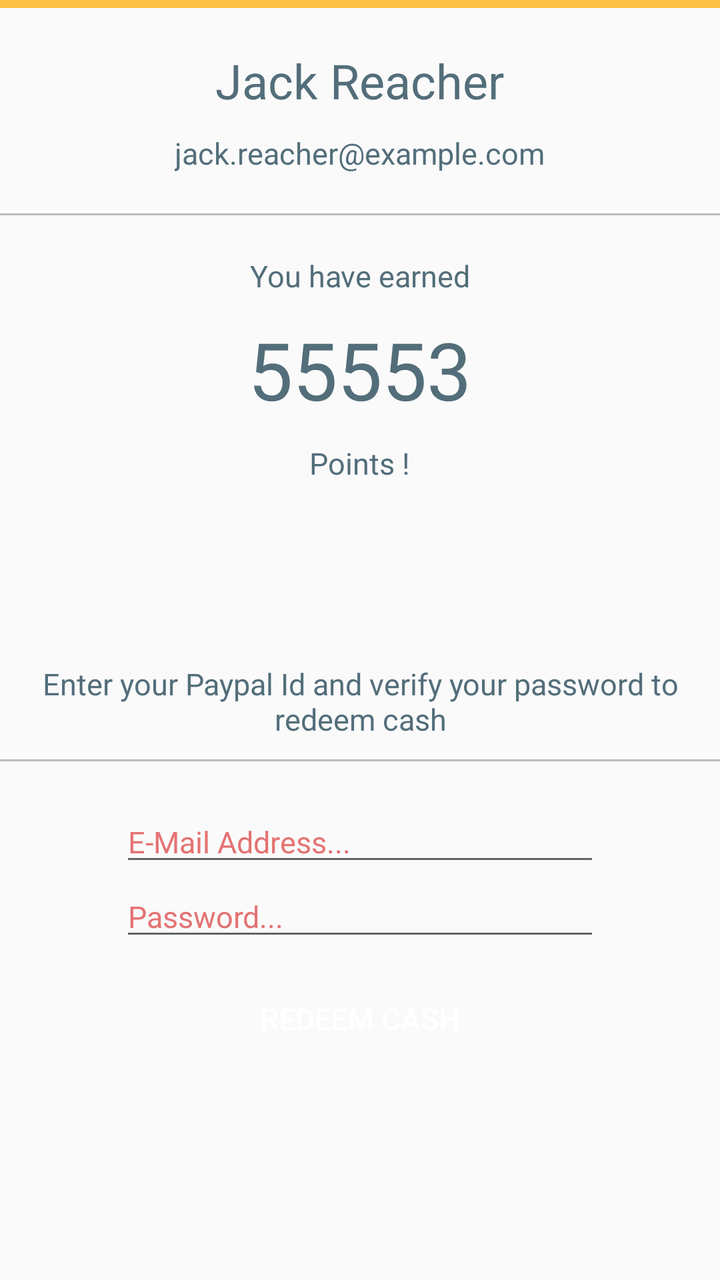
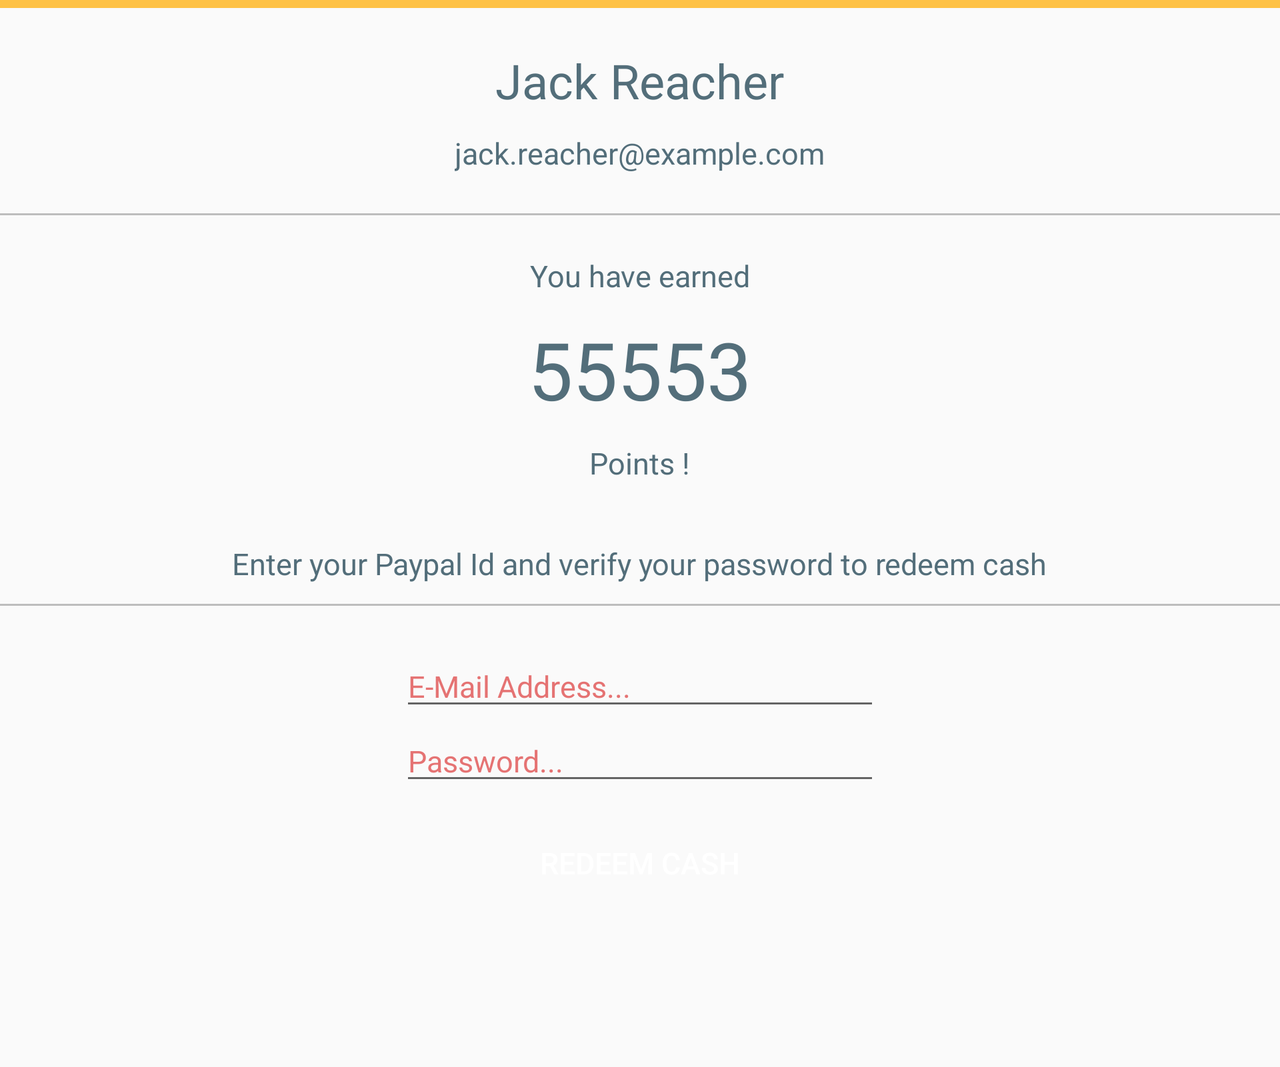

First picture: res/layout/ on a phone held upright. Second picture: the repository's own variant of that layout, on a device whose configuration matches the variant's folder. Source for both follows.
<!-- AndroidManifest.xml: application theme AppTheme -->
<!-- res/layout/user_profile_redeem_fragment.xml -->
<?xml version="1.0" encoding="utf-8"?>
<ScrollView xmlns:android="http://schemas.android.com/apk/res/android"
    android:layout_height="match_parent" android:layout_width="match_parent" android:fillViewport="true">

    <RelativeLayout xmlns:android="http://schemas.android.com/apk/res/android"
        android:layout_width="match_parent" android:layout_height="wrap_content">

        <View
            android:id="@+id/user_profile_redeem_line_seperator_main"
            android:layout_width="match_parent"
            android:layout_height="@dimen/fourDpDimension"
            android:layout_alignParentTop="true"
            android:layout_centerHorizontal="true"
            android:background="@color/colorMainAccent"
            />

        <TextView
            android:id="@+id/user_profile_redeem_fragment_user_name"
            android:layout_width="wrap_content"
            android:layout_height="wrap_content"
            android:layout_below="@id/user_profile_redeem_line_seperator_main"
            android:text="Jack Reacher"
            android:layout_centerHorizontal="true"
            android:layout_marginTop="@dimen/twentyDpDimension"
            android:textSize="@dimen/twentyFourSpDimension"
            android:textColor="@color/textPrimaryColor"
            />

        <TextView
            android:id="@+id/user_profile_redeem_fragment_email"
            android:layout_width="wrap_content"
            android:layout_height="wrap_content"
            android:layout_below="@id/user_profile_redeem_fragment_user_name"
            android:layout_centerHorizontal="true"
            android:layout_marginTop="@dimen/tenDpDimension"
            android:text="jack.reacher@example.com"
            android:textSize="@dimen/fifteenSpDimension"
            android:textColor="@color/textPrimaryColor"
            />
        <ImageView
            android:id="@+id/user_profile_redeem_fragment_email_icon_view"
            android:layout_width="wrap_content"
            android:layout_height="wrap_content"
            android:contentDescription="@string/user_profile_fragment_email_icon_description"
            android:layout_below="@+id/user_profile_redeem_fragment_user_name"
            android:layout_alignTop="@+id/user_profile_redeem_fragment_email"
            android:layout_toLeftOf="@+id/user_profile_redeem_fragment_email"
            android:layout_toStartOf="@id/user_profile_redeem_fragment_email"
            android:src="@drawable/ic_user_screen_mail"
            />

        <View
            android:id="@+id/user_profile_redeem_line_seperator_main_1"
            android:layout_width="match_parent"
            android:layout_height="@dimen/oneDpDimension"
            android:layout_below="@+id/user_profile_redeem_fragment_email"
            android:layout_centerHorizontal="true"
            android:layout_marginTop="@dimen/twentyDpDimension"
            android:background="@color/dividerColor"
            />

        <TextView
            android:id="@+id/user_profile_redeem_fragment_points_earned_text1"
            android:layout_width="wrap_content"
            android:layout_height="wrap_content"
            android:layout_below="@id/user_profile_redeem_line_seperator_main_1"
            android:layout_centerHorizontal="true"
            android:layout_marginTop="@dimen/twentyDpDimension"
            android:text="@string/user_profile_redeem_fragment_points_earned_text1"
            android:textSize="@dimen/fifteenSpDimension"
            android:textColor="@color/textPrimaryColor"
            />
        <TextView
            android:id="@+id/user_profile_redeem_fragment_points_earned"
            android:layout_width="wrap_content"
            android:layout_height="wrap_content"
            android:layout_below="@id/user_profile_redeem_fragment_points_earned_text1"
            android:layout_centerHorizontal="true"
            android:layout_marginTop="@dimen/tenDpDimension"
            android:text="55553"
            android:textSize="@dimen/fourtySpDimension"
            android:textColor="@color/textPrimaryColor"
            />

        <TextView
            android:id="@+id/user_profile_redeem_fragment_points_earned_text2"
            android:layout_width="wrap_content"
            android:layout_height="wrap_content"
            android:layout_below="@id/user_profile_redeem_fragment_points_earned"
            android:layout_centerHorizontal="true"
            android:layout_marginTop="@dimen/tenDpDimension"
            android:text="@string/user_profile_redeem_fragment_points_earned_text2"
            android:textSize="@dimen/fifteenSpDimension"
            android:textColor="@color/textPrimaryColor"
            />



        <RelativeLayout
            android:id="@+id/user_profile_redeem_fragment_secondary_layout"
            android:layout_below="@+id/user_profile_redeem_fragment_points_earned_text2"
            android:layout_width="match_parent"
            android:layout_height="wrap_content"
            android:layout_marginTop="@dimen/seventyDpDimension"
            >
            <TextView
                android:id="@+id/user_profile_redeem_fragment_enter_details_text"
                android:layout_width="wrap_content"
                android:layout_height="wrap_content"
                android:layout_alignParentTop="true"
                android:layout_centerHorizontal="true"
                android:textAlignment="center"
                android:layout_marginTop="@dimen/twentyDpDimension"
                android:text="@string/user_profile_redeem_fragment_enter_details_text"
                android:textSize="@dimen/fifteenSpDimension"
                android:textColor="@color/textPrimaryColor"
                android:padding="@dimen/tenDpDimension"
                />

            <View
                android:id="@+id/user_profile_redeem_line_seperator_main_6"
                android:layout_width="match_parent"
                android:layout_height="@dimen/oneDpDimension"
                android:layout_below="@id/user_profile_redeem_fragment_enter_details_text"
                android:layout_centerHorizontal="true"
                android:background="@color/dividerColor"
                />

            <EditText
                android:id="@+id/user_profile_redeem_fragment_enter_paypal_edit_text"
                android:layout_width="@dimen/twoHunderedAndFourtyDpDimension"
                android:layout_height="wrap_content"
                android:layout_centerHorizontal="true"
                android:layout_below="@id/user_profile_redeem_line_seperator_main_6"
                android:textSize="@dimen/fifteenSpDimension"
                android:hint="@string/login_activity_email_edit_hint"
                android:textColorHint="@color/textSecondaryColor"
                android:textColor="@color/textPrimaryColor"
                android:drawableLeft="@drawable/ic_login_edit_email"
                android:drawableStart="@drawable/ic_login_edit_email"
                android:layout_marginTop="@dimen/twentyDpDimension"
                android:paddingRight="@dimen/twentyDpDimension"
                android:paddingEnd="@dimen/twentyDpDimension"
                android:inputType="textEmailAddress"
                />

            <EditText
                android:id="@+id/user_profile_redeem_fragment_enter_password_edit_text"
                android:layout_width="@dimen/twoHunderedAndFourtyDpDimension"
                android:layout_height="wrap_content"
                android:layout_centerHorizontal="true"
                android:layout_below="@+id/user_profile_redeem_fragment_enter_paypal_edit_text"
                android:textSize="@dimen/fifteenSpDimension"
                android:hint="@string/login_activity_password_edit_hint"
                android:textColorHint="@color/textSecondaryColor"
                android:textColor="@color/textPrimaryColor"
                android:drawableLeft="@drawable/ic_login_edit_password"
                android:drawableStart="@drawable/ic_login_edit_password"
                android:paddingRight="@dimen/twentyDpDimension"
                android:paddingEnd="@dimen/twentyDpDimension"
                android:inputType="textWebPassword"
                />

            <Button
                android:id="@+id/user_profile_redeem_fragment_redeem_button"
                android:layout_width="@dimen/twoHunderedAndFourtyDpDimension"
                android:layout_height="wrap_content"
                android:layout_below="@+id/user_profile_redeem_fragment_enter_password_edit_text"
                android:layout_alignLeft="@+id/user_profile_redeem_fragment_enter_password_edit_text"
                android:layout_alignStart="@+id/user_profile_redeem_fragment_enter_password_edit_text"
                android:text="@string/user_profile_fragment_redeem_cash_text"
                android:textAllCaps="true"
                android:textSize="@dimen/fifteenSpDimension"
                android:background="@drawable/main_button_selector"
                android:textColor="@color/white"
                android:layout_marginTop="@dimen/tenDpDimension"
                />




            <ProgressBar
                android:id="@+id/user_profile_fragment_progress_bar"
                android:layout_width="wrap_content"
                android:layout_height="wrap_content"
                android:layout_centerHorizontal="true"
                android:layout_marginTop="@dimen/tenDpDimension"
                android:layout_below="@id/user_profile_redeem_fragment_redeem_button"
                android:progressBackgroundTint="@color/colorMainPrimary"
                android:layout_marginBottom="@dimen/twentyDpDimension"
                android:visibility="invisible"
                />
        </RelativeLayout>

    </RelativeLayout>

</ScrollView>
<!-- resources referenced by this layout -->
<resources>
  <color name="colorMainAccent">#FEC246</color>
  <color name="colorMainPrimary">#E2615C</color>
  <color name="dividerColor">#BDBDBD</color>
  <color name="textPrimaryColor">#536E7A</color>
  <color name="textSecondaryColor">#e57373</color>
  <color name="white">#ffffff</color>
  <dimen name="fifteenSpDimension">15sp</dimen>
  <dimen name="fourDpDimension">4dp</dimen>
  <dimen name="fourtySpDimension">40sp</dimen>
  <dimen name="oneDpDimension">1dp</dimen>
  <dimen name="seventyDpDimension">60dp</dimen>
  <dimen name="tenDpDimension">10dp</dimen>
  <dimen name="twentyDpDimension">20dp</dimen>
  <dimen name="twentyFourSpDimension">24sp</dimen>
  <dimen name="twoHunderedAndFourtyDpDimension">240dp</dimen>
  <string name="login_activity_email_edit_hint">E-Mail Address...</string>
  <string name="login_activity_password_edit_hint">Password...</string>
  <string name="user_profile_fragment_email_icon_description">E-Mail</string>
  <string name="user_profile_fragment_redeem_cash_text">Redeem Cash</string>
  <string name="user_profile_redeem_fragment_enter_details_text">Enter your Paypal Id and verify your password to redeem cash</string>
  <string name="user_profile_redeem_fragment_points_earned_text1">You have earned</string>
  <string name="user_profile_redeem_fragment_points_earned_text2">Points !</string>
  <style name="AppTheme" parent="Theme.AppCompat.Light.NoActionBar">
          
          <item name="colorPrimary">@color/colorMainPrimary</item>
          <item name="colorPrimaryDark">@color/colorMainPrimaryDark</item>
          <item name="colorAccent">@color/colorMainAccent</item>
      </style>
  <color name="colorMainPrimaryDark">#D1514E</color>
</resources>
<!-- res/layout-land/user_profile_redeem_fragment.xml (the repository's variant of the layout above) -->
<!-- drawn on the phone turned sideways -->
<?xml version="1.0" encoding="utf-8"?>
<ScrollView xmlns:android="http://schemas.android.com/apk/res/android"
    android:layout_height="match_parent" android:layout_width="match_parent" android:fillViewport="true">

    <RelativeLayout xmlns:android="http://schemas.android.com/apk/res/android"
        android:layout_width="match_parent" android:layout_height="wrap_content">

        <View
            android:id="@+id/user_profile_redeem_line_seperator_main"
            android:layout_width="match_parent"
            android:layout_height="@dimen/fourDpDimension"
            android:layout_alignParentTop="true"
            android:layout_centerHorizontal="true"
            android:background="@color/colorMainAccent"
            />

        <TextView
            android:id="@+id/user_profile_redeem_fragment_user_name"
            android:layout_width="wrap_content"
            android:layout_height="wrap_content"
            android:layout_below="@id/user_profile_redeem_line_seperator_main"
            android:text="Jack Reacher"
            android:layout_centerHorizontal="true"
            android:layout_marginTop="@dimen/twentyDpDimension"
            android:textSize="@dimen/twentyFourSpDimension"
            android:textColor="@color/textPrimaryColor"
            />

        <TextView
            android:id="@+id/user_profile_redeem_fragment_email"
            android:layout_width="wrap_content"
            android:layout_height="wrap_content"
            android:layout_below="@id/user_profile_redeem_fragment_user_name"
            android:layout_centerHorizontal="true"
            android:layout_marginTop="@dimen/tenDpDimension"
            android:text="jack.reacher@example.com"
            android:textSize="@dimen/fifteenSpDimension"
            android:textColor="@color/textPrimaryColor"
            />
        <ImageView
            android:id="@+id/user_profile_redeem_fragment_email_icon_view"
            android:layout_width="wrap_content"
            android:layout_height="wrap_content"
            android:contentDescription="@string/user_profile_fragment_email_icon_description"
            android:layout_below="@+id/user_profile_redeem_fragment_user_name"
            android:layout_alignTop="@+id/user_profile_redeem_fragment_email"
            android:layout_toLeftOf="@+id/user_profile_redeem_fragment_email"
            android:layout_toStartOf="@id/user_profile_redeem_fragment_email"
            android:src="@drawable/ic_user_screen_mail"
            />

        <View
            android:id="@+id/user_profile_redeem_line_seperator_main_1"
            android:layout_width="match_parent"
            android:layout_height="@dimen/oneDpDimension"
            android:layout_below="@+id/user_profile_redeem_fragment_email"
            android:layout_centerHorizontal="true"
            android:layout_marginTop="@dimen/twentyDpDimension"
            android:background="@color/dividerColor"
            />

        <TextView
            android:id="@+id/user_profile_redeem_fragment_points_earned_text1"
            android:layout_width="wrap_content"
            android:layout_height="wrap_content"
            android:layout_below="@id/user_profile_redeem_line_seperator_main_1"
            android:layout_centerHorizontal="true"
            android:layout_marginTop="@dimen/twentyDpDimension"
            android:text="@string/user_profile_redeem_fragment_points_earned_text1"
            android:textSize="@dimen/fifteenSpDimension"
            android:textColor="@color/textPrimaryColor"
            />
        <TextView
            android:id="@+id/user_profile_redeem_fragment_points_earned"
            android:layout_width="wrap_content"
            android:layout_height="wrap_content"
            android:layout_below="@id/user_profile_redeem_fragment_points_earned_text1"
            android:layout_centerHorizontal="true"
            android:layout_marginTop="@dimen/tenDpDimension"
            android:text="55553"
            android:textSize="@dimen/fourtySpDimension"
            android:textColor="@color/textPrimaryColor"
            />

        <TextView
            android:id="@+id/user_profile_redeem_fragment_points_earned_text2"
            android:layout_width="wrap_content"
            android:layout_height="wrap_content"
            android:layout_below="@id/user_profile_redeem_fragment_points_earned"
            android:layout_centerHorizontal="true"
            android:layout_marginTop="@dimen/tenDpDimension"
            android:text="@string/user_profile_redeem_fragment_points_earned_text2"
            android:textSize="@dimen/fifteenSpDimension"
            android:textColor="@color/textPrimaryColor"
            />



        <RelativeLayout
            android:id="@+id/user_profile_redeem_fragment_secondary_layout"
            android:layout_width="match_parent"
            android:layout_height="wrap_content"
            android:layout_below="@+id/user_profile_redeem_fragment_points_earned_text2"
            android:layout_alignParentBottom="true"
            >
            <TextView
                android:id="@+id/user_profile_redeem_fragment_enter_details_text"
                android:layout_width="wrap_content"
                android:layout_height="wrap_content"
                android:layout_alignParentTop="true"
                android:layout_centerHorizontal="true"
                android:textAlignment="center"
                android:layout_marginTop="@dimen/twentyDpDimension"
                android:text="@string/user_profile_redeem_fragment_enter_details_text"
                android:textSize="@dimen/fifteenSpDimension"
                android:textColor="@color/textPrimaryColor"
                android:padding="@dimen/tenDpDimension"
                />

            <View
                android:id="@+id/user_profile_redeem_line_seperator_main_6"
                android:layout_width="match_parent"
                android:layout_height="@dimen/oneDpDimension"
                android:layout_below="@id/user_profile_redeem_fragment_enter_details_text"
                android:layout_centerHorizontal="true"
                android:background="@color/dividerColor"
                />

            <EditText
                android:id="@+id/user_profile_redeem_fragment_enter_paypal_edit_text"
                android:layout_width="@dimen/twoHunderedAndFourtyDpDimension"
                android:layout_height="wrap_content"
                android:layout_centerHorizontal="true"
                android:layout_below="@id/user_profile_redeem_line_seperator_main_6"
                android:textSize="@dimen/fifteenSpDimension"
                android:hint="@string/login_activity_email_edit_hint"
                android:textColorHint="@color/textSecondaryColor"
                android:textColor="@color/textPrimaryColor"
                android:drawableLeft="@drawable/ic_login_edit_email"
                android:drawableStart="@drawable/ic_login_edit_email"
                android:layout_marginTop="@dimen/twentyDpDimension"
                android:paddingRight="@dimen/twentyDpDimension"
                android:paddingEnd="@dimen/twentyDpDimension"
                android:inputType="textEmailAddress"
                />

            <EditText
                android:id="@+id/user_profile_redeem_fragment_enter_password_edit_text"
                android:layout_width="@dimen/twoHunderedAndFourtyDpDimension"
                android:layout_height="wrap_content"
                android:layout_centerHorizontal="true"
                android:layout_below="@+id/user_profile_redeem_fragment_enter_paypal_edit_text"
                android:textSize="@dimen/fifteenSpDimension"
                android:hint="@string/login_activity_password_edit_hint"
                android:textColorHint="@color/textSecondaryColor"
                android:textColor="@color/textPrimaryColor"
                android:drawableLeft="@drawable/ic_login_edit_password"
                android:drawableStart="@drawable/ic_login_edit_password"
                android:paddingRight="@dimen/twentyDpDimension"
                android:paddingEnd="@dimen/twentyDpDimension"
                android:inputType="textWebPassword"
                />

            <Button
                android:id="@+id/user_profile_redeem_fragment_redeem_button"
                android:layout_width="@dimen/twoHunderedAndFourtyDpDimension"
                android:layout_height="wrap_content"
                android:layout_below="@+id/user_profile_redeem_fragment_enter_password_edit_text"
                android:layout_alignLeft="@+id/user_profile_redeem_fragment_enter_password_edit_text"
                android:layout_alignStart="@+id/user_profile_redeem_fragment_enter_password_edit_text"
                android:text="@string/user_profile_fragment_redeem_cash_text"
                android:textAllCaps="true"
                android:textSize="@dimen/fifteenSpDimension"
                android:background="@drawable/main_button_selector"
                android:textColor="@color/white"
                android:layout_marginTop="@dimen/tenDpDimension"
                />




            <ProgressBar
                android:id="@+id/user_profile_fragment_progress_bar"
                android:layout_width="wrap_content"
                android:layout_height="wrap_content"
                android:layout_centerHorizontal="true"
                android:layout_marginTop="@dimen/tenDpDimension"
                android:layout_below="@id/user_profile_redeem_fragment_redeem_button"
                android:progressBackgroundTint="@color/colorMainAccent"
                android:layout_marginBottom="@dimen/twentyDpDimension"
                android:visibility="invisible"
                />
        </RelativeLayout>

    </RelativeLayout>

</ScrollView>
<!-- resources referenced by the variant -->
<!-- as the phone turned sideways resolves them -->
<resources>
  <color name="colorMainAccent">#FEC246</color>
  <color name="dividerColor">#BDBDBD</color>
  <color name="textPrimaryColor">#536E7A</color>
  <color name="textSecondaryColor">#e57373</color>
  <color name="white">#ffffff</color>
  <dimen name="fifteenSpDimension">15sp</dimen>
  <dimen name="fourDpDimension">4dp</dimen>
  <dimen name="fourtySpDimension">40sp</dimen>
  <dimen name="oneDpDimension">1dp</dimen>
  <dimen name="tenDpDimension">10dp</dimen>
  <dimen name="twentyDpDimension">20dp</dimen>
  <dimen name="twentyFourSpDimension">24sp</dimen>
  <dimen name="twoHunderedAndFourtyDpDimension">240dp</dimen>
  <string name="login_activity_email_edit_hint">E-Mail Address...</string>
  <string name="login_activity_password_edit_hint">Password...</string>
  <string name="user_profile_fragment_email_icon_description">E-Mail</string>
  <string name="user_profile_fragment_redeem_cash_text">Redeem Cash</string>
  <string name="user_profile_redeem_fragment_enter_details_text">Enter your Paypal Id and verify your password to redeem cash</string>
  <string name="user_profile_redeem_fragment_points_earned_text1">You have earned</string>
  <string name="user_profile_redeem_fragment_points_earned_text2">Points !</string>
  <style name="AppTheme" parent="Theme.AppCompat.Light.NoActionBar">
          
          <item name="colorPrimary">@color/colorMainPrimary</item>
          <item name="colorPrimaryDark">@color/colorMainPrimaryDark</item>
          <item name="colorAccent">@color/colorMainAccent</item>
      </style>
  <color name="colorMainPrimary">#E2615C</color>
  <color name="colorMainPrimaryDark">#D1514E</color>
</resources>
